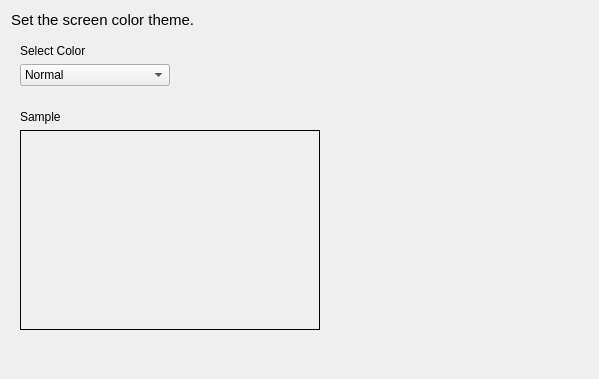
<?xml version="1.0" encoding="UTF-8"?>
<ui version="4.0">
 <class>color_setting_tab</class>
 <widget class="QWidget" name="color_setting_tab">
  <property name="geometry">
   <rect>
    <x>0</x>
    <y>0</y>
    <width>599</width>
    <height>379</height>
   </rect>
  </property>
  <property name="windowTitle">
   <string>Form</string>
  </property>
  <property name="styleSheet">
   <string notr="true"/>
  </property>
  <layout class="QVBoxLayout" name="verticalLayout">
   <item>
    <widget class="QLabel" name="caption">
     <property name="minimumSize">
      <size>
       <width>0</width>
       <height>0</height>
      </size>
     </property>
     <property name="maximumSize">
      <size>
       <width>16777215</width>
       <height>16777215</height>
      </size>
     </property>
     <property name="font">
      <font>
       <pointsize>11</pointsize>
      </font>
     </property>
     <property name="text">
      <string>Set the screen color theme.</string>
     </property>
    </widget>
   </item>
   <item>
    <widget class="QWidget" name="theme_area" native="true">
     <property name="minimumSize">
      <size>
       <width>0</width>
       <height>60</height>
      </size>
     </property>
     <property name="maximumSize">
      <size>
       <width>16777215</width>
       <height>60</height>
      </size>
     </property>
     <layout class="QVBoxLayout" name="verticalLayout_2">
      <item>
       <widget class="QLabel" name="theme_label">
        <property name="text">
         <string>Select Color</string>
        </property>
       </widget>
      </item>
      <item>
       <widget class="QComboBox" name="theme_select">
        <property name="maximumSize">
         <size>
          <width>150</width>
          <height>16777215</height>
         </size>
        </property>
        <item>
         <property name="text">
          <string>Normal</string>
         </property>
        </item>
        <item>
         <property name="text">
          <string>Light</string>
         </property>
        </item>
        <item>
         <property name="text">
          <string>Dark</string>
         </property>
        </item>
       </widget>
      </item>
     </layout>
    </widget>
   </item>
   <item>
    <widget class="QWidget" name="preview_area" native="true">
     <layout class="QVBoxLayout" name="verticalLayout_3">
      <item>
       <widget class="QLabel" name="preview_label">
        <property name="text">
         <string>Sample</string>
        </property>
       </widget>
      </item>
      <item>
       <widget class="QWidget" name="preview_image" native="true">
        <property name="minimumSize">
         <size>
          <width>300</width>
          <height>200</height>
         </size>
        </property>
        <property name="maximumSize">
         <size>
          <width>300</width>
          <height>200</height>
         </size>
        </property>
        <property name="styleSheet">
         <string notr="true">border: 1px solid black;</string>
        </property>
       </widget>
      </item>
     </layout>
    </widget>
   </item>
   <item>
    <spacer name="tab_spacer">
     <property name="orientation">
      <enum>Qt::Orientation::Vertical</enum>
     </property>
     <property name="sizeHint" stdset="0">
      <size>
       <width>20</width>
       <height>40</height>
      </size>
     </property>
    </spacer>
   </item>
  </layout>
 </widget>
 <resources/>
 <connections/>
</ui>
